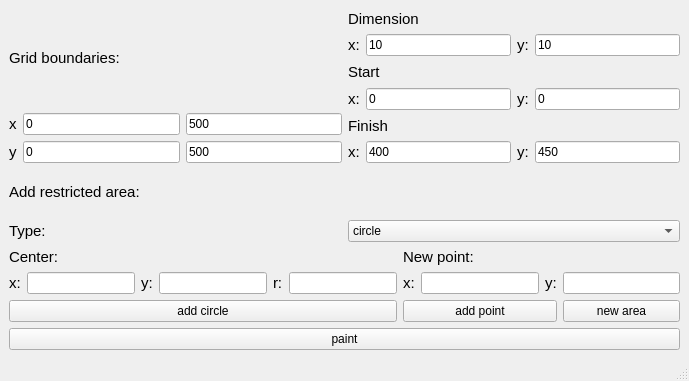
<?xml version="1.0" encoding="UTF-8"?>
<ui version="4.0">
 <class>ShortestWay</class>
 <widget class="QMainWindow" name="ShortestWay">
  <property name="geometry">
   <rect>
    <x>0</x>
    <y>0</y>
    <width>689</width>
    <height>381</height>
   </rect>
  </property>
  <property name="windowTitle">
   <string>ShortestWay</string>
  </property>
  <widget class="QWidget" name="centralwidget">
   <layout class="QGridLayout" name="gridLayout_10">
    <item row="0" column="0">
     <layout class="QGridLayout" name="gridLayout_9">
      <item row="0" column="0">
       <layout class="QGridLayout" name="gridLayout_8">
        <item row="0" column="0">
         <layout class="QGridLayout" name="gridLayout_7">
          <item row="0" column="0">
           <layout class="QGridLayout" name="gridLayout_5">
            <item row="0" column="0" colspan="3">
             <widget class="QLabel" name="gridBoundaries_lbl">
              <property name="font">
               <font>
                <pointsize>11</pointsize>
               </font>
              </property>
              <property name="text">
               <string>Grid boundaries:</string>
              </property>
             </widget>
            </item>
            <item row="1" column="0">
             <widget class="QLabel" name="x_bound_lbl_">
              <property name="font">
               <font>
                <pointsize>11</pointsize>
               </font>
              </property>
              <property name="text">
               <string>x</string>
              </property>
             </widget>
            </item>
            <item row="1" column="1">
             <widget class="QLineEdit" name="x_l_lineEdit">
              <property name="text">
               <string>0</string>
              </property>
             </widget>
            </item>
            <item row="1" column="2">
             <widget class="QLineEdit" name="x_r_lineEdit">
              <property name="text">
               <string>500</string>
              </property>
             </widget>
            </item>
            <item row="2" column="0">
             <widget class="QLabel" name="y_bound_lbl">
              <property name="font">
               <font>
                <pointsize>11</pointsize>
               </font>
              </property>
              <property name="text">
               <string>y</string>
              </property>
             </widget>
            </item>
            <item row="2" column="1">
             <widget class="QLineEdit" name="y_l_lineEdit">
              <property name="text">
               <string>0</string>
              </property>
             </widget>
            </item>
            <item row="2" column="2">
             <widget class="QLineEdit" name="y_r_lineEdit">
              <property name="text">
               <string>500</string>
              </property>
             </widget>
            </item>
           </layout>
          </item>
          <item row="0" column="1">
           <layout class="QGridLayout" name="gridLayout_4">
            <item row="0" column="0" colspan="2">
             <widget class="QLabel" name="dimension_lbl">
              <property name="font">
               <font>
                <pointsize>11</pointsize>
               </font>
              </property>
              <property name="text">
               <string>Dimension</string>
              </property>
             </widget>
            </item>
            <item row="1" column="0">
             <widget class="QLabel" name="x_dimen_lbl">
              <property name="font">
               <font>
                <pointsize>11</pointsize>
               </font>
              </property>
              <property name="text">
               <string>x:</string>
              </property>
             </widget>
            </item>
            <item row="1" column="1">
             <widget class="QLineEdit" name="x_dim_lineEdit">
              <property name="text">
               <string>10</string>
              </property>
             </widget>
            </item>
            <item row="1" column="2">
             <widget class="QLabel" name="y_dim_lbl">
              <property name="font">
               <font>
                <pointsize>11</pointsize>
               </font>
              </property>
              <property name="text">
               <string>y:</string>
              </property>
             </widget>
            </item>
            <item row="1" column="3">
             <widget class="QLineEdit" name="y_dim_lineEdit">
              <property name="text">
               <string>10</string>
              </property>
             </widget>
            </item>
            <item row="2" column="0" colspan="2">
             <widget class="QLabel" name="start_lbl">
              <property name="font">
               <font>
                <pointsize>11</pointsize>
               </font>
              </property>
              <property name="text">
               <string>Start</string>
              </property>
             </widget>
            </item>
            <item row="3" column="0">
             <widget class="QLabel" name="x_start_lbl">
              <property name="font">
               <font>
                <pointsize>11</pointsize>
               </font>
              </property>
              <property name="text">
               <string>x:</string>
              </property>
             </widget>
            </item>
            <item row="3" column="1">
             <widget class="QLineEdit" name="x_start_lineEdit">
              <property name="text">
               <string>0</string>
              </property>
             </widget>
            </item>
            <item row="3" column="2">
             <widget class="QLabel" name="y_start_lbl">
              <property name="font">
               <font>
                <pointsize>11</pointsize>
               </font>
              </property>
              <property name="text">
               <string>y:</string>
              </property>
             </widget>
            </item>
            <item row="3" column="3">
             <widget class="QLineEdit" name="y_start_lineEdit">
              <property name="text">
               <string>0</string>
              </property>
             </widget>
            </item>
            <item row="4" column="0" colspan="2">
             <widget class="QLabel" name="finish_lbl">
              <property name="font">
               <font>
                <pointsize>11</pointsize>
               </font>
              </property>
              <property name="text">
               <string>Finish</string>
              </property>
             </widget>
            </item>
            <item row="5" column="0">
             <widget class="QLabel" name="x_finish_lbl">
              <property name="font">
               <font>
                <pointsize>11</pointsize>
               </font>
              </property>
              <property name="text">
               <string>x:</string>
              </property>
             </widget>
            </item>
            <item row="5" column="1">
             <widget class="QLineEdit" name="x_finish_lineEdit">
              <property name="text">
               <string>400</string>
              </property>
             </widget>
            </item>
            <item row="5" column="2">
             <widget class="QLabel" name="y_finish_lbl">
              <property name="font">
               <font>
                <pointsize>11</pointsize>
               </font>
              </property>
              <property name="text">
               <string>y:</string>
              </property>
             </widget>
            </item>
            <item row="5" column="3">
             <widget class="QLineEdit" name="y_finish_lineEdit">
              <property name="text">
               <string>450</string>
              </property>
             </widget>
            </item>
           </layout>
          </item>
         </layout>
        </item>
        <item row="1" column="0">
         <layout class="QGridLayout" name="gridLayout_6">
          <item row="1" column="0">
           <layout class="QGridLayout" name="gridLayout">
            <item row="1" column="2">
             <widget class="QLabel" name="y_center_lbl">
              <property name="font">
               <font>
                <pointsize>11</pointsize>
               </font>
              </property>
              <property name="text">
               <string>y:</string>
              </property>
             </widget>
            </item>
            <item row="1" column="0">
             <widget class="QLabel" name="x_center_lbl">
              <property name="font">
               <font>
                <pointsize>11</pointsize>
               </font>
              </property>
              <property name="text">
               <string>x:</string>
              </property>
             </widget>
            </item>
            <item row="1" column="3">
             <widget class="QLineEdit" name="y_center_lineEdit">
              <property name="text">
               <string/>
              </property>
             </widget>
            </item>
            <item row="2" column="0" colspan="6">
             <widget class="QPushButton" name="add_circle_Button">
              <property name="text">
               <string>add circle</string>
              </property>
             </widget>
            </item>
            <item row="0" column="0" colspan="2">
             <widget class="QLabel" name="center_lbl">
              <property name="font">
               <font>
                <pointsize>11</pointsize>
               </font>
              </property>
              <property name="text">
               <string>Center:</string>
              </property>
             </widget>
            </item>
            <item row="1" column="1">
             <widget class="QLineEdit" name="x_center_lineEdit">
              <property name="text">
               <string/>
              </property>
             </widget>
            </item>
            <item row="1" column="4">
             <widget class="QLabel" name="r_center_lbl">
              <property name="font">
               <font>
                <pointsize>11</pointsize>
               </font>
              </property>
              <property name="text">
               <string>r:</string>
              </property>
             </widget>
            </item>
            <item row="1" column="5">
             <widget class="QLineEdit" name="r_center_lineEdit">
              <property name="text">
               <string/>
              </property>
             </widget>
            </item>
           </layout>
          </item>
          <item row="1" column="1">
           <layout class="QGridLayout" name="gridLayout_2">
            <item row="1" column="2">
             <widget class="QLabel" name="y_newP_lbl">
              <property name="font">
               <font>
                <pointsize>11</pointsize>
               </font>
              </property>
              <property name="text">
               <string>y:</string>
              </property>
             </widget>
            </item>
            <item row="2" column="3">
             <widget class="QPushButton" name="add_Polygon_Button">
              <property name="text">
               <string>new area</string>
              </property>
             </widget>
            </item>
            <item row="2" column="0" colspan="3">
             <widget class="QPushButton" name="add_point_Button">
              <property name="text">
               <string>add point</string>
              </property>
             </widget>
            </item>
            <item row="1" column="1">
             <widget class="QLineEdit" name="x_newP_lineEdit">
              <property name="text">
               <string/>
              </property>
             </widget>
            </item>
            <item row="1" column="3">
             <widget class="QLineEdit" name="y_newP_lineEdit">
              <property name="text">
               <string/>
              </property>
             </widget>
            </item>
            <item row="1" column="0">
             <widget class="QLabel" name="x_newP_lbl">
              <property name="font">
               <font>
                <pointsize>11</pointsize>
               </font>
              </property>
              <property name="text">
               <string>x:</string>
              </property>
             </widget>
            </item>
            <item row="0" column="0" colspan="2">
             <widget class="QLabel" name="newP_lbl">
              <property name="font">
               <font>
                <pointsize>11</pointsize>
               </font>
              </property>
              <property name="text">
               <string>New point:</string>
              </property>
             </widget>
            </item>
           </layout>
          </item>
          <item row="0" column="0" colspan="2">
           <layout class="QGridLayout" name="gridLayout_3">
            <item row="0" column="0" colspan="2">
             <widget class="QLabel" name="addRestrArea_lbl">
              <property name="font">
               <font>
                <pointsize>11</pointsize>
               </font>
              </property>
              <property name="text">
               <string>Add restricted area:</string>
              </property>
             </widget>
            </item>
            <item row="1" column="0">
             <widget class="QLabel" name="type_lbl">
              <property name="font">
               <font>
                <pointsize>11</pointsize>
               </font>
              </property>
              <property name="text">
               <string>Type:</string>
              </property>
             </widget>
            </item>
            <item row="1" column="1">
             <widget class="QComboBox" name="areaType_comboBox">
              <item>
               <property name="text">
                <string>circle</string>
               </property>
              </item>
              <item>
               <property name="text">
                <string>polygon</string>
               </property>
              </item>
             </widget>
            </item>
           </layout>
          </item>
         </layout>
        </item>
       </layout>
      </item>
     </layout>
    </item>
    <item row="1" column="0">
     <widget class="QPushButton" name="paint_Button">
      <property name="font">
       <font>
        <pointsize>9</pointsize>
       </font>
      </property>
      <property name="text">
       <string>paint</string>
      </property>
     </widget>
    </item>
   </layout>
  </widget>
  <widget class="QMenuBar" name="menubar">
   <property name="geometry">
    <rect>
     <x>0</x>
     <y>0</y>
     <width>689</width>
     <height>21</height>
    </rect>
   </property>
  </widget>
  <widget class="QStatusBar" name="statusbar"/>
 </widget>
 <resources/>
 <connections/>
</ui>
